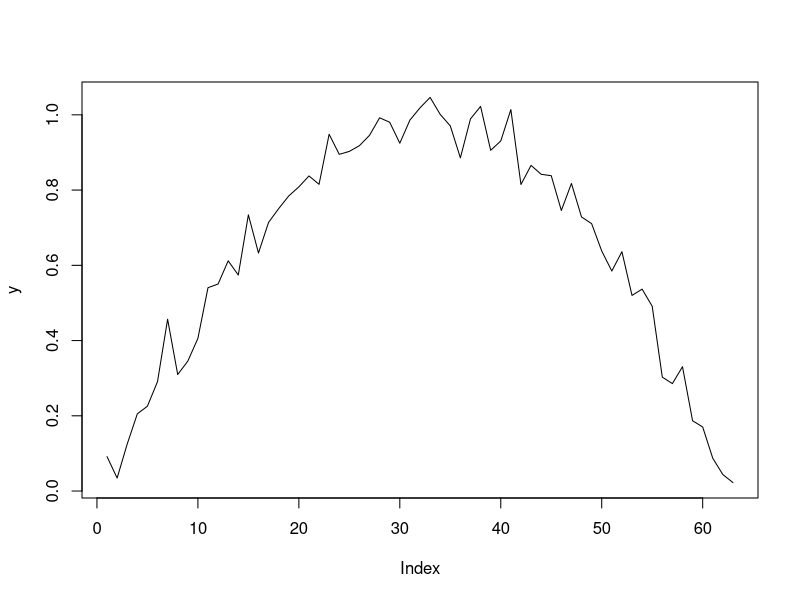
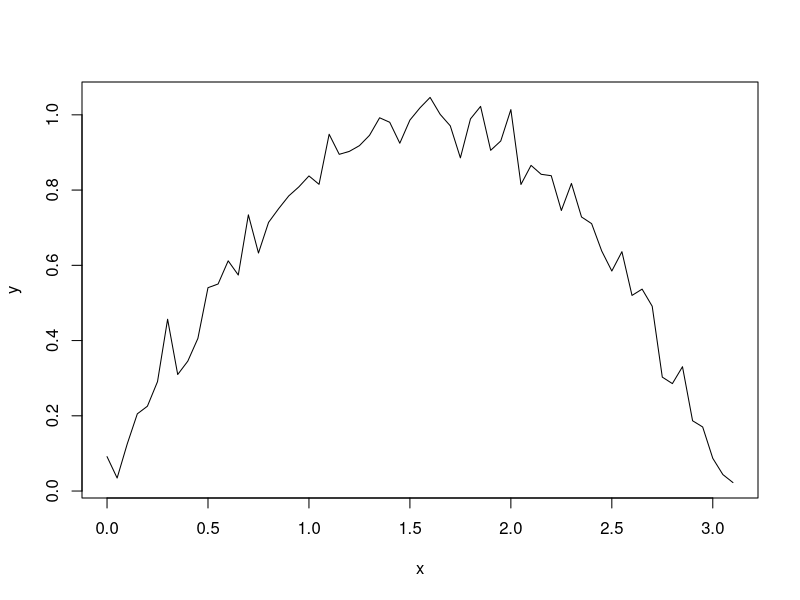
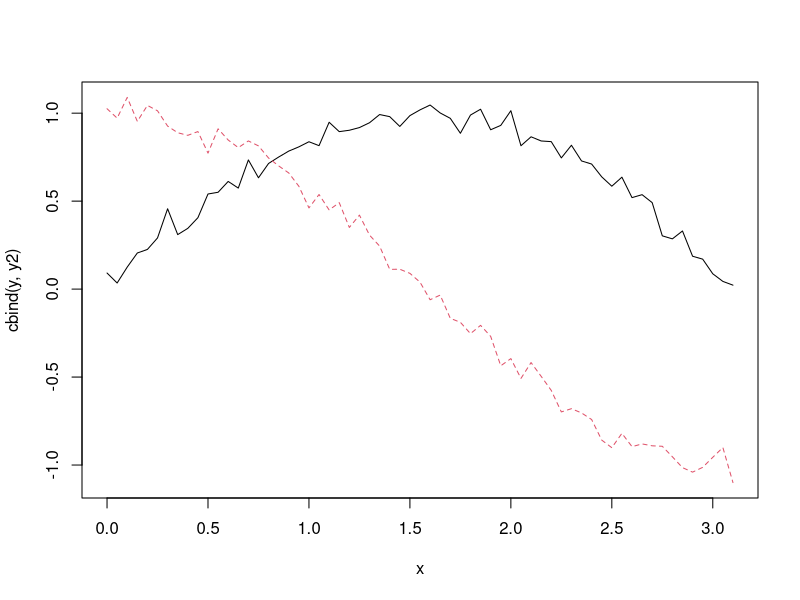
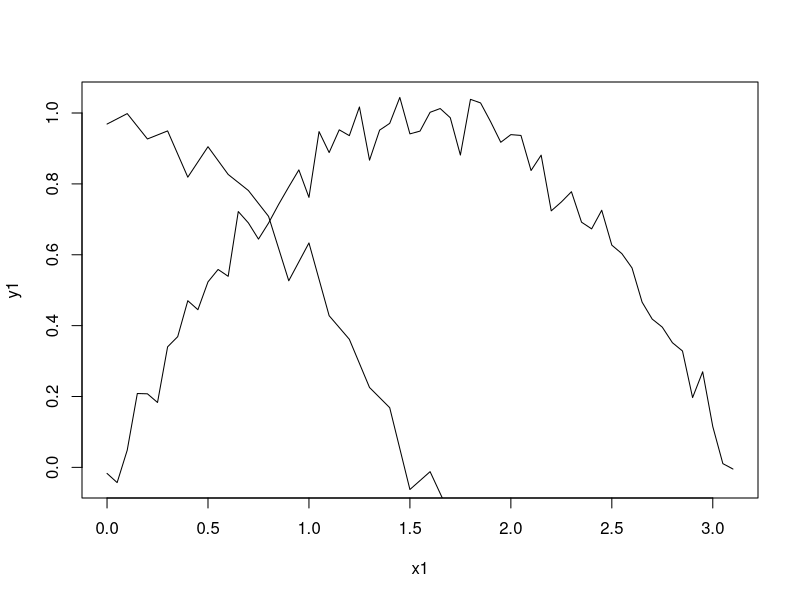

Reproduce these figures in R, in order.
## ---- chunk 1
knitr::opts_chunk$set(echo = FALSE)
## ---- chunk 2
library(tidyverse)
x <- seq(0, pi, by=0.05)
y <- sin(x) + rnorm(length(x), sd = 0.05)
y2 <- cos(x) + rnorm(length(x), sd = 0.05)

## ---- chunk 3
print(head(round(y, 3)))
## ---- chunk 4
plot(y, type='l')
## ---- chunk 5
head(tibble(x=round(x,3), y=round(y,3)))
## ---- chunk 6
plot(x, y, type='l')
## ---- chunk 7
head(tibble(y1=round(y, 3), y2=round(y2, 3)))
## ---- chunk 8
matplot(x, cbind(y, y2), type='l')
## ---- chunk 9
x1 <- seq(0, pi, by=0.05)
x2 <- seq(0, pi, by=0.1)
y1 <- sin(x1) + rnorm(length(x1), sd = 0.05)
y2 <- cos(x2) + rnorm(length(x2), sd = 0.05)

A <- tibble(x=x1, y=y1, group="A")
B <- tibble(x=x2, y=y2, group="B")
dat <- bind_rows(A, B)
## ---- chunk 10
plot(x1, y1, type='l')
lines(x2, y2, type='l')
## ---- chunk 11
slice_sample(dat, n=8)
